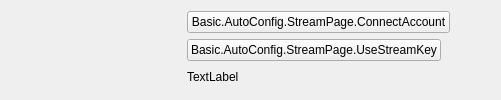
           <widget class="QWidget" name="loginPage">
            <layout class="QFormLayout" name="loginPageLayout">
             <item row="0" column="0">
              <spacer name="horizontalSpacer_20">
               <property name="orientation">
                <enum>Qt::Horizontal</enum>
               </property>
               <property name="sizeType">
                <enum>QSizePolicy::Fixed</enum>
               </property>
               <property name="sizeHint" stdset="0">
                <size>
                 <width>170</width>
                 <height>19</height>
                </size>
               </property>
              </spacer>
             </item>
             <item row="0" column="1">
              <layout class="QHBoxLayout" name="horizontalLayout_16">
               <item>
                <widget class="QPushButton" name="connectAccount">
                 <property name="text">
                  <string>Basic.AutoConfig.StreamPage.ConnectAccount</string>
                 </property>
                </widget>
               </item>
               <item>
                <spacer name="horizontalSpacer_21">
                 <property name="orientation">
                  <enum>Qt::Horizontal</enum>
                 </property>
                 <property name="sizeHint" stdset="0">
                  <size>
                   <width>40</width>
                   <height>10</height>
                  </size>
                 </property>
                </spacer>
               </item>
              </layout>
             </item>
             <item row="1" column="0">
              <spacer name="horizontalSpacer_22">
               <property name="orientation">
                <enum>Qt::Horizontal</enum>
               </property>
               <property name="sizeType">
                <enum>QSizePolicy::Fixed</enum>
               </property>
               <property name="sizeHint" stdset="0">
                <size>
                 <width>170</width>
                 <height>19</height>
                </size>
               </property>
              </spacer>
             </item>
             <item row="1" column="1">
              <layout class="QHBoxLayout" name="horizontalLayout_17">
               <item>
                <widget class="QPushButton" name="useStreamKey">
                 <property name="text">
                  <string>Basic.AutoConfig.StreamPage.UseStreamKey</string>
                 </property>
                </widget>
               </item>
               <item>
                <spacer name="horizontalSpacer_23">
                 <property name="orientation">
                  <enum>Qt::Horizontal</enum>
                 </property>
                 <property name="sizeHint" stdset="0">
                  <size>
                   <width>40</width>
                   <height>20</height>
                  </size>
                 </property>
                </spacer>
               </item>
              </layout>
             </item>
             <item row="2" column="0">
              <spacer name="horizontalSpacer_26">
               <property name="orientation">
                <enum>Qt::Horizontal</enum>
               </property>
               <property name="sizeType">
                <enum>QSizePolicy::Fixed</enum>
               </property>
               <property name="sizeHint" stdset="0">
                <size>
                 <width>170</width>
                 <height>19</height>
                </size>
               </property>
              </spacer>
             </item>
             <item row="2" column="1">
              <layout class="QHBoxLayout" name="horizontalLayout_30">
               <item>
                <widget class="QLabel" name="authSignedInAs">
                 <property name="text">
                  <string>TextLabel</string>
                 </property>
                </widget>
               </item>
              </layout>
             </item>
            </layout>
           </widget>
